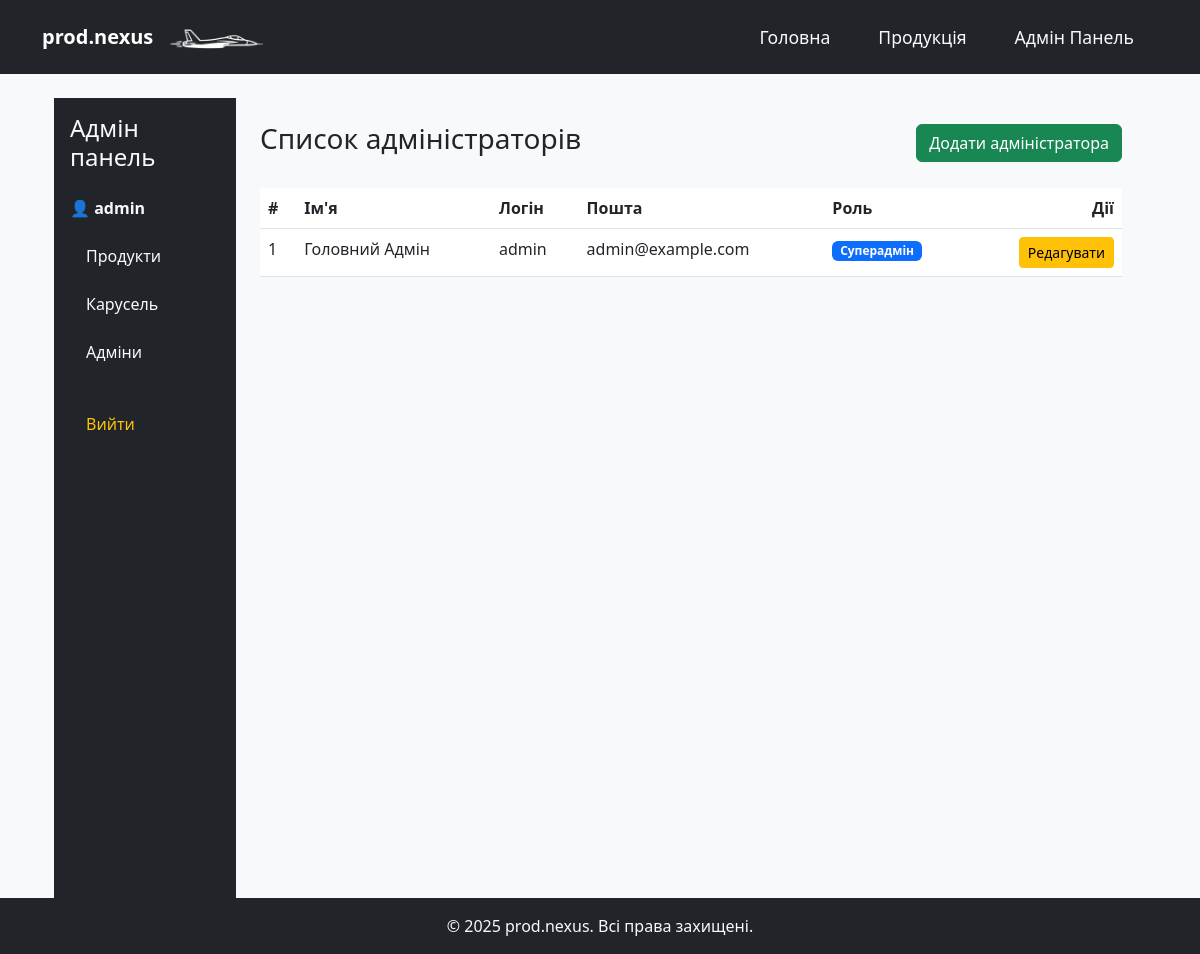
The page /admin/admins (signed in) on the database its author committed.
### app/domain/users.py (models this page shows, shortened)
class User(UserMixin, db.Model):
    __tablename__ = 'user'
    id = db.Column(db.Integer, primary_key=True)
    username = db.Column(db.String(80), unique=True, nullable=False)
    password_hash = db.Column(db.String(128), nullable=False)
    name = db.Column(db.String(100))
    email = db.Column(db.String(120), unique=True, nullable=False)
    role = db.Column(db.String(20), nullable=False, default='admin')
    @property
    def is_superadmin(self):
        return self.role == 'superadmin'

### app/admin/routes.py (the view)
@admin.route("/admins")
@login_required
def admin_list():
    admins = User.query.all()
    return render_template("admin_dashboard_admins.html", admins=admins, admin_name=current_user.name)

### app/domain/users.py (called while the page is built)
@login_manager.user_loader
def load_user(user_id):
    return User.query.get(int(user_id))

### app/templates/admin_dashboard_admins.html (shortened to what this page needs)
{% extends "base.html" %}
{% block content %}
<div class="container-fluid">
  <div class="row">
    {% include "admin_sidebar.html" %}
    <div class="col-md-9 col-lg-10 p-4">
      <div class="d-flex justify-content-between align-items-center mb-4">
        <h3>Список адміністраторів</h3>
        {% if current_user.is_superadmin %}
        <a href="{{ url_for('admin.add_admin') }}" class="btn btn-success">Додати адміністратора</a>
        {% endif %}
      </div>
      <table class="table table-hover">
        <thead>
          <tr>
            <th>#</th>
            <th>Ім'я</th>
            <th>Логін</th>
            <th>Пошта</th>
            <th>Роль</th>
            <th class="text-end">Дії</th>
          </tr>
        </thead>
        <tbody>
          {% for a in admins %}
          <tr>
            <td>{{ loop.index }}</td>
            <td>{{ a.name }}</td>
            <td>{{ a.username }}</td>
            <td>{{ a.email }}</td>
            <td>
              {% if a.is_superadmin %}
                <span class="badge bg-primary">Суперадмін</span>
              {% else %}
                <span class="badge bg-secondary">Адмін</span>
              {% endif %}
            </td>
            <td class="text-end">
              {% if current_user.is_superadmin %}
                <a href="{{ url_for('admin.edit_admin', admin_id=a.id) }}" class="btn btn-warning btn-sm">Редагувати</a>
              {% endif %}
            </td>
          </tr>
          {% else %}
          <tr>
            <td colspan="6" class="text-center">Адміністратори не знайдені</td>
          </tr>
          {% endfor %}
        </tbody>
      </table>
    </div>
  </div>
</div>
{% endblock %}

### app/templates/admin_sidebar.html
<div class="d-flex">
  <div class="bg-dark text-light p-3" style="width:240px; min-height:100vh;">
    <h4 class="mb-4">Адмін панель</h4>
    <div class="mb-3">
      <strong>👤 {{ current_user.username }}</strong>
    </div>
    <ul class="nav flex-column">
      <li class="nav-item mb-2">
        <a class="nav-link text-light" href="{{ url_for('admin.admin_dashboard') }}">Продукти</a>
      </li>
      <li class="nav-item mb-2">
        <a class="nav-link text-light" href="{{ url_for('admin.admin_carousel') }}">Карусель</a>
      </li>
      <li class="nav-item mb-2">
        <a class="nav-link text-light" href="{{ url_for('admin.admin_list') }}">Адміни</a>
      </li>
      <li class="nav-item mb-2 mt-4">
        <a class="nav-link text-warning" href="{{ url_for('admin.logout') }}">Вийти</a>
      </li>
    </ul>
  </div>

### app/static/css/style.css (style rules this page uses)
body { background-color: #f8f9fa; margin: 0; }

### rows shown on the page
User: username "admin", name "Головний Адмін", email "admin@example.com", role "Суперадмін"
